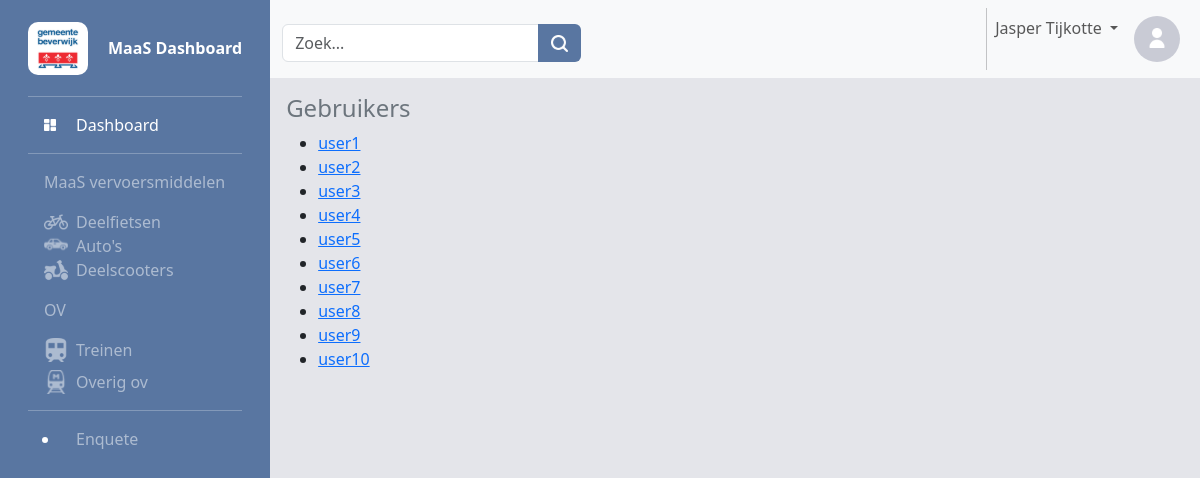
/users/, run on the app's committed database.
### MaasApp/models/user.py (models this page shows, shortened)
class User(AbstractUser):
    username = models.CharField(max_length=30, unique=True)
    first_name = models.CharField(max_length=30)
    last_name = models.CharField(max_length=30)
    email = models.EmailField(unique=True)
    is_staff = models.BooleanField(default=False)
    objects = UserManager()
    groups = models.ManyToManyField(
        "auth.Group",
        verbose_name="groups",
        blank=True,
        help_text="The groups this user belongs to. A user will get all permissions granted to each of their groups.",
        related_name="maasapp_user_set",
    )
    user_permissions = models.ManyToManyField(
        "auth.Permission",
        verbose_name="user permissions",
        blank=True,
        help_text="Specific permissions for this user.",
        related_name="maasapp_user_set",
    )
    USERNAME_FIELD = 'username'
    REQUIRED_FIELDS = ['email']

### MaasApp/views.py (the view)
# urls.py: path('users/', views.all_users, name='users'),
def all_users(request):
    users = User.objects.all().values()
    template = loader.get_template('./pages/users.html')
    context = {
        'users': users
    }
    return HttpResponse(template.render(context, request))

### MaasApp/templates/pages/users.html (shortened to what this page needs)
{% extends "master.html" %}
{% block content %}
    <h4 class="text-secondary">Gebruikers</h4>
    <ul>
        {% for user in users %}
            <li><a href="users/details/{{user.id}}">{{ user.username }}</a></li>
        {% endfor %}
    </ul>
{% endblock %}

### MaasApp/static/css/master.css (style rules this page uses)
body { height: 100%; }

### MaasApp/static/css/navbar.css (style rules this page uses)
html, body { height: 100%; }

### data on the page
User: username "user1"
User: username "user2"
User: username "user3"
User: username "user4"
User: username "user5"
User: username "user6"
User: username "user7"
User: username "user8"
User: username "user9"
User: username "user10"
